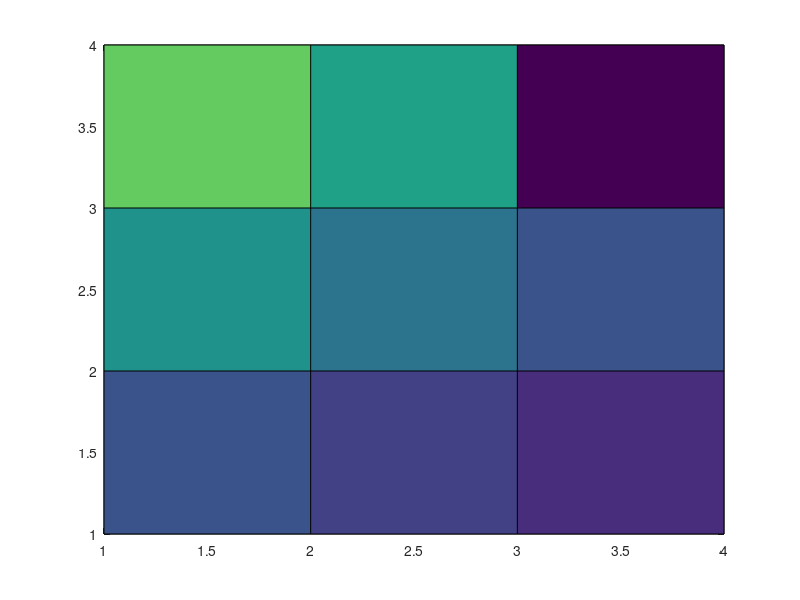

The MATLAB script that drew this image: (Note: this script raises an error after producing the figure.)
clear all;clc;clearvars;
%% Letra a
%linha x coluna
for i=1:6
    for j=1:6
        if i==j
            m(i,j)=-4;
        else
            m(i,j)=0;
        end
    end
end
m(1,2)=1;
m(1,4)=1;
m(2,1)=1;
m(2,3)=1;
m(2,5)=1;
m(3,2)=2;
m(4,1)=1;
m(4,5)=1;
m(4,6)=1;
m(5,2)=2;
m(5,4)=2;
m(6,4)=2;
disp(m)
format bank
b= [ -25 0 0 -50 0 -150]';
mInversa= inv(m);
T= mInversa*b;

%distribuição de temperaturas resultado final
%   1        2         3         4     5      6
d= [0        0         0        0      0      0
    25     18.75      12.5     6.25    0      0
    50     37.5        25        0     0      0
    75     56.25       0         0     0      0
    100     0          0         0     0      0];
t= [25     18.75      12.5     6.25 
    50     37.5        25        0
    75     56.25       0         0
    100     0          0         0];
disp(['A distribuição de temperaturas no triângulo superior é:'])
disp(t)
D= 1; %[m]
Ll=40; %[mm]
k=1; %[W/km]
T1= 100; %[ºC]
T2= 0; %[°C]
deltaX= 10; %[mm]
deltaY= 10; %[mm]
deltaX2= 10; %[mm]
deltaY2= 15; %[mm]
n= 1.5;
Qa= k * deltaX/2 * (d(2,1) - d(1,1))/deltaY;
Qb= k * deltaX* (d(2,2)-d(1,2))/deltaY;
Qc= k * deltaX* (d(2,3)-d(1,3))/deltaY;
Qd= k * deltaX* (d(2,4)-d(1,4))/deltaY;
Qtotal = 2 * (Qa + Qb + Qc + Qd);
disp(['Calor transferido por condução:  ',num2str(Qtotal),'W/m'])
% Fator de forma
S= Qtotal/(T1-T2);
S_table41= 0.54*D;
    if S> S_table41
        disp(['O valor calculado é maior que o esperado pela tabela 4.1:  ',num2str(S),'>',num2str(S_table41)])
    elseif  S == S_table41
        disp(['O valor calculado era o esperado pela tabela 4.1:  ',num2str(S),'=',num2str(S_table41)])
    else         
        disp(['O valor calculado é menor que o esperado pela tabela 4.1:  ',num2str(S),'<',num2str(S_table41)])
    end

% Gráfico
s=pcolor(t);
s.FaceColor = 'interp';
colormap jet;
colorbar

% Letra b
M= [  -4   1   0   0   0   1   0   0   0   0   0   0   0   0   0   0   0   0   0   0   0   0   0   0   0
      1   -4   1   0   0   0   1   0   0   0   0   0   0   0   0   0   0   0   0   0   0   0   0   0   0
      0    1  -4   1   0   0   0   1   0   0   0   0   0   0   0   0   0   0   0   0   0   0   0   0   0
      0    0   1  -4   1   0   0   0   1   0   0   0   0   0   0   0   0   0   0   0   0   0   0   0   0
      0    0   0   1  -4   0   0   0   0   1   0   0   0   0   0   0   0   0   0   0   0   0   0   0   0
      1    0   0   0   0  -4   1   0   0   0   1   0   0   0   0   0   0   0   0   0   0   0   0   0   0
      0    1   0   0   0   1  -4   1   0   0   0   1   0   0   0   0   0   0   0   0   0   0   0   0   0
      0    0   1   0   0   0   1  -4   1   0   0   0   1   0   0   0   0   0   0   0   0   0   0   0   0
      0    0   0   1   0   0   0   1  -4   1   0   0   0   1   0   0   0   0   0   0   0   0   0   0   0
      0    0   0   0   1   0   0   0   1  -4   0   0   0   0   1   0   0   0   0   0   0   0   0   0   0
      0    0   0   0   0   1   0   0   0   0  -4   1   0   0   0   1   0   0   0   0   0   0   0   0   0
      0    0   0   0   0   0   1   0   0   0   1  -4   1   0   0   0   1   0   0   0   0   0   0   0   0
      0    0   0   0   0   0   0   1   0   0   0   1  -4   1   0   0   0   1   0   0   0   0   0   0   0
      0    0   0   0   0   0   0   0   1   0   0   0   1  -4   1   0   0   0   1   0   0   0   0   0   0
      0    0   0   0   0   0   0   0   0   1   0   0   0   1  -4   0   0   0   0   1   0   0   0   0   0
      0    0   0   0   0   0   0   0   0   0   1   0   0   0   0  -4   1   0   0   0   1   0   0   0   0
      0    0   0   0   0   0   0   0   0   0   0   1   0   0   0   1  -4   1   0   0   0   1   0   0   0
      0    0   0   0   0   0   0   0   0   0   0   0   1   0   0   0   1  -4   1   0   0   0   1   0   0
      0    0   0   0   0   0   0   0   0   0   0   0   0   1   0   0   0   1  -4   1   0   0   0   1   0
      0    0   0   0   0   0   0   0   0   0   0   0   0   0   1   0   0   0   1  -4   0   0   0   0   1
      0    0   0   0   0   0   0   0   0   0   0   0   0   0   0   1   0   0   0   0  -4   1   0   0   0
      0    0   0   0   0   0   0   0   0   0   0   0   0   0   0   0   1   0   0   0   1  -4   1   0   0
      0    0   0   0   0   0   0   0   0   0   0   0   0   0   0   0   0   1   0   0   0   1  -4   1   0
      0    0   0   0   0   0   0   0   0   0   0   0   0   0   0   0   0   0   1   0   0   0   1  -4   1
      0    0   0   0   0   0   0   0   0   0   0   0   0   0   0   0   0   0   0   1   0   0   0   1  -4  ];
B= [-16.7 0 0 0 0 -33.3 0 0 0 -33.3 -49.9 0 0 0 -49.9 -66.6 0 0 0 -66.6 -183.3 -100 -100 -100 -183.3]';
mInversa2= inv(M);
T_2= mInversa2*B;
%distribuição de temperaturas resultado final
 disp(['A distribuição de temperaturas é:'])
 Dist= [ 16.7   16.56   16.38   15.99   14.93   11.63
         33.3   33.16   32.96   32.64   32.11   31.58
         49.9   49.82   49.68   49.49   49.29   49.28
         66.6   66.53   66.45   66.35   66.29   66.34
         83.3   83.26   83.22   83.19   83.17   83.20
          100    100     100     100     100     100 ];
 disp(Dist)
%% Calor transferido por condução no problema B
q1= k * (deltaX2)*((16.7-0)/deltaY2);
q2= k * deltaX2*((16.56-0)/deltaY2);
q3= k * deltaX2*((16.38-0)/deltaY2);
q4= k * deltaX2*((15.99-0)/deltaY2);
q5= k * deltaX2*((14.93-0)/deltaY2);
q6= k * (deltaX2)*((11.63-0)/deltaY2);
Qtotal_Bb= (q1 + q2 + q3 + q4 + q5 + q6)+Qtotal;
Qtotal_B= (q1 + q2 + q3 + q4 + q5 + q6);
disp(['Calor transferido por condução na letra B é:  ',num2str(Qtotal_Bb),'W/m'])
%% Fator de forma
Sb= Qtotal_B/(T1-T2);
disp(['Fator de forma: ',num2str(Sb)'.'])
%% Gráfico
MM= [    33.3   33.16   32.96   32.64   32.11   31.58
         49.9   49.82   49.68   49.49   49.29   49.28
         66.6   66.53   66.45   66.35   66.29   66.34
         83.3   83.26   83.22   83.19   83.17   83.20];

L=pcolor(MM)
L.FaceColor = 'interp';
colormap jet;
colorbar
